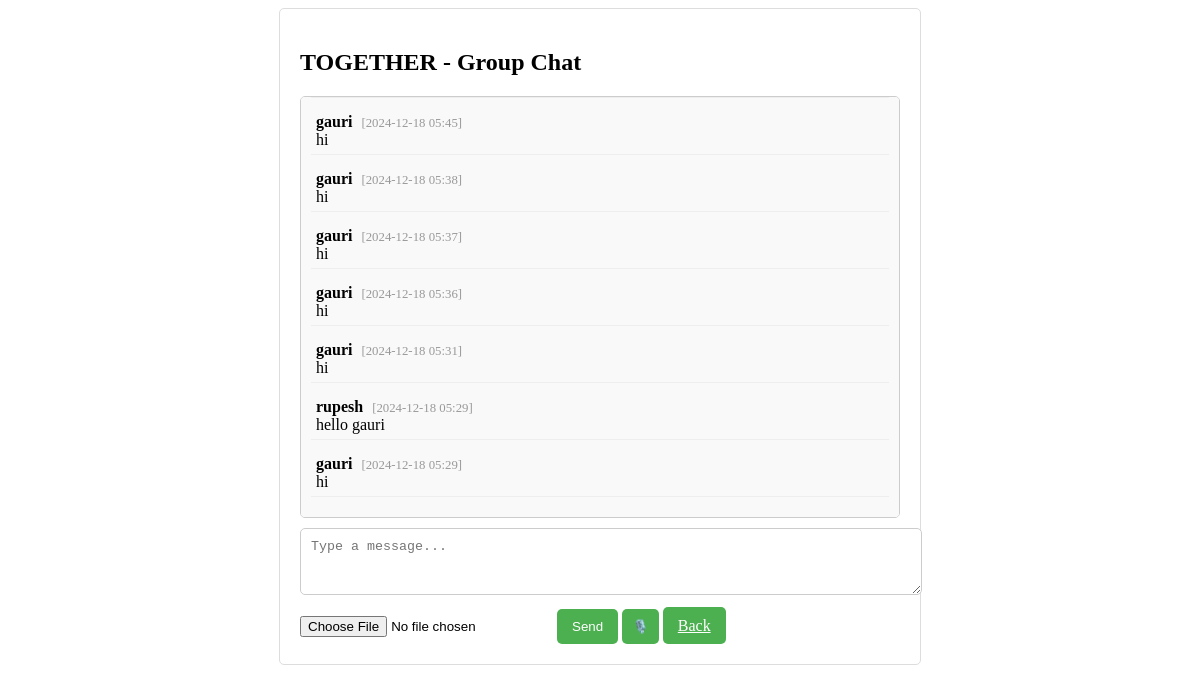
The page /groups/2/ (signed in) on the database its author committed.
### app/models.py (models this page shows, shortened)
class Group(models.Model):
    name = models.CharField(max_length=255)
    description = models.TextField(null=True, blank=True)
    created_at = models.DateTimeField(auto_now_add=True)

class GroupMessage(models.Model):
    group = models.ForeignKey(Group, related_name='messages', on_delete=models.CASCADE)
    sender = models.ForeignKey(User, on_delete=models.CASCADE)
    content = models.TextField()
    timestamp = models.DateTimeField(auto_now_add=True)

### app/views.py (the view)
# urls.py: path('groups/<int:group_id>/', views.group_chat, name='group_chat'),
@login_required
def group_chat(request, group_id):
    group = Group.objects.get(id=group_id)
    messages = GroupMessage.objects.filter(group=group).order_by('-timestamp')
    if request.method == 'POST':
        content = request.POST.get('content')
        GroupMessage.objects.create(group=group, sender=request.user, content=content)
    return render(request, 'group_chat.html', {'group': group, 'messages': messages})

### app/templates/group_chat.html (shortened to what this page needs)
<!DOCTYPE html>
<html lang="en">
<head>
</head>
<body>
    <div id="chat-container">
        <h2>{{ group.name }} - Group Chat</h2>
        <div id="messages" class="messages">
            {% for message in messages %}
                <div class="message">
                    <span class="sender">{{ message.sender.username }}</span>
                    <span class="timestamp">[{{ message.timestamp|date:"Y-m-d H:i" }}]</span>
                    <div>{{ message.content }}</div>
                </div>
            {% endfor %}
        </div>
        <form method="post" enctype="multipart/form-data">
            <textarea name="content" rows="3" placeholder="Type a message..." required></textarea>
            <input type="file" id="attachment-input" name="attachment">
            <button type="submit" id="send-button">Send</button>
            <button type="button" id="mic-button" class="mic-button">🎙️</button>
            <a href="{% url 'index' %}" class="btn btn-secondary">Back</a>
        </form>
    </div>
</body>
</html>

### app/templates/group_chat.html (style rules this page uses)
#chat-container { max-width: 600px; margin: 0 auto; padding: 20px; border: 1px solid #ddd; border-radius: 5px; }
.messages { max-height: 400px; overflow-y: scroll; margin-bottom: 10px; border: 1px solid #ccc; padding: 10px; border-radius: 5px; background-color: #f9f9f9; }
.message { padding: 5px; margin-bottom: 10px; border-bottom: 1px solid #eee; }
.sender { font-weight: bold; margin-right: 5px; }
.timestamp { font-size: 0.8em; color: #999; }
textarea { width: 100%; padding: 10px; margin-bottom: 10px; border: 1px solid #ccc; border-radius: 5px; }
button, a { padding: 10px 15px; background-color: #4CAF50; color: white; border: none; border-radius: 5px; cursor: pointer; }
.mic-button { padding: 10px; background-color: #4CAF50; color: white; border: none; border-radius: 5px; cursor: pointer; }

### rows shown on the page
Group: name "TOGETHER"
GroupMessage: sender.username "gauri", timestamp "2024-12-18 05:45", content "hi"
GroupMessage: sender.username "gauri", timestamp "2024-12-18 05:38", content "hi"
GroupMessage: sender.username "gauri", timestamp "2024-12-18 05:37", content "hi"
GroupMessage: sender.username "gauri", timestamp "2024-12-18 05:36", content "hi"
GroupMessage: sender.username "gauri", timestamp "2024-12-18 05:31", content "hi"
GroupMessage: sender.username "rupesh", timestamp "2024-12-18 05:29", content "hello gauri"
GroupMessage: sender.username "gauri", timestamp "2024-12-18 05:29", content "hi"
